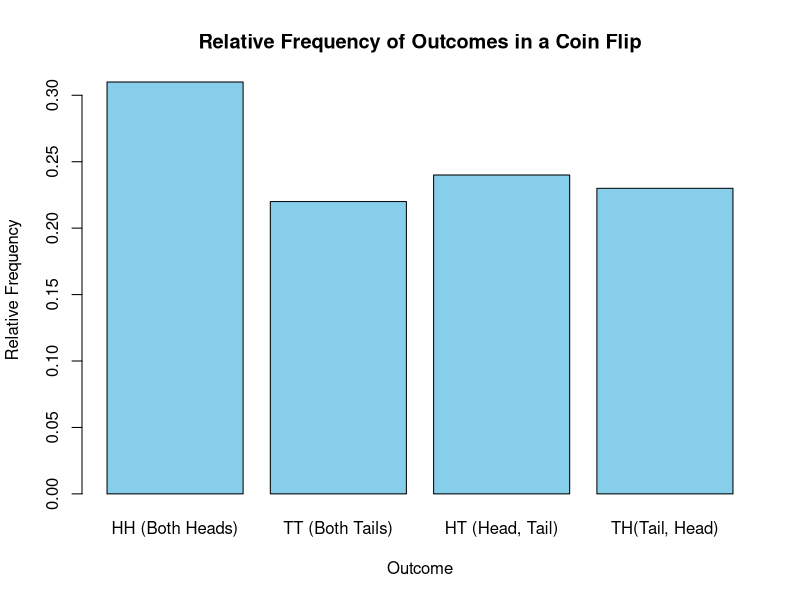

The R source for this figure:
## ---- chunk 1
knitr::opts_chunk$set(echo = TRUE)
## ---- chunk 2
num_exp <- 100

# Defining the outcomes
outcomes <- c("HH", "TT", "HT", "TH")

# Initializing the outcome counts
count_outcomes <- c(0, 0, 0, 0)
## ---- chunk 3
for (i in 1:num_exp) {
  coin1 <- sample(c("H", "T"), 1)
  coin2 <- sample(c("H", "T"), 1)
  
  outcome <- paste(coin1, coin2, sep = "")
  count_outcomes[outcomes == outcome] <- count_outcomes[outcomes == outcome] + 1
}

rel_freq <- count_outcomes / num_exp

# Check if "HT" and "TH" outcomes did not occur and set their relative frequency to 0 if so
if (sum(count_outcomes[outcomes %in% c("HT", "TH")]) == 0) {
  rel_freq[outcomes %in% c("HT", "TH")] <- 0
}
## ---- chunk 4
# Print relative frequencies
for (i in 1:length(outcomes)) {
  cat("Relative frequency of outcome", outcomes[i], ":", rel_freq[i], "\n")
}
## ---- chunk 5
# Calculate the probability of getting one head and one tail in no particular order
prob_onehead_onetail <- sum(rel_freq[outcomes %in% c("HT", "TH")])
print(paste("Estimated probability of getting one head and one tail in no particular order:", prob_onehead_onetail))

## ---- chunk 6
#bar plot 
labels <- c("HH (Both Heads)", "TT (Both Tails)", "HT (Head, Tail)", "TH(Tail, Head)")
barplot(rel_freq, names.arg = labels, xlab = "Outcome", ylab = "Relative Frequency", col = "skyblue", main = "Relative Frequency of Outcomes in a Coin Flip")
        
